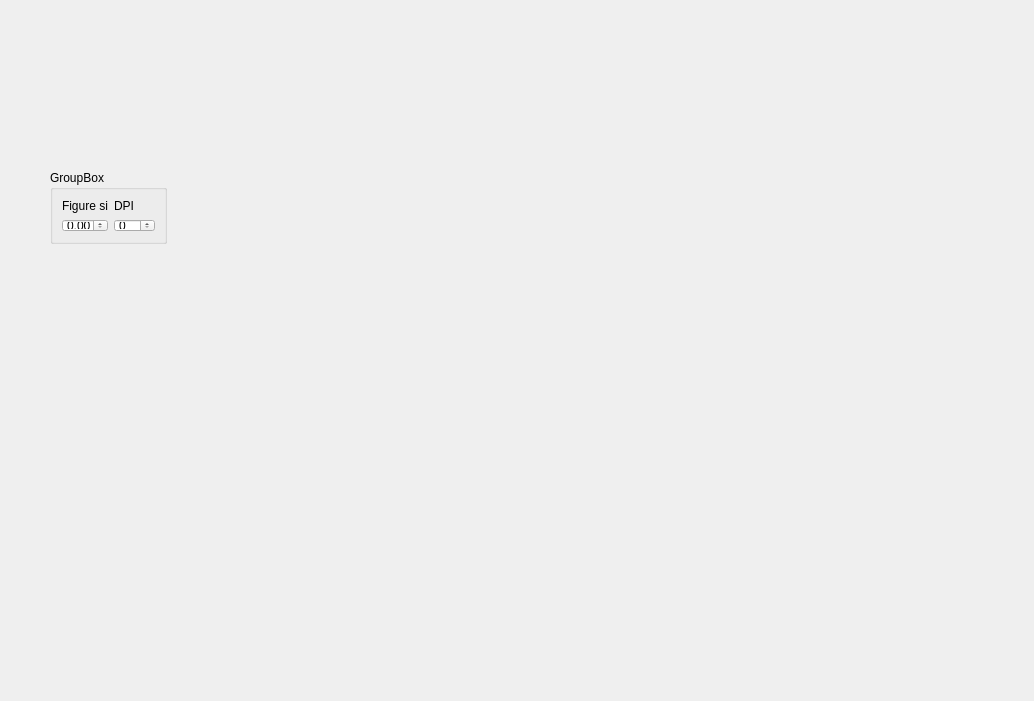
<?xml version="1.0" encoding="UTF-8"?>
<ui version="4.0">
 <class>Form</class>
 <widget class="QWidget" name="Form">
  <property name="geometry">
   <rect>
    <x>0</x>
    <y>0</y>
    <width>1034</width>
    <height>701</height>
   </rect>
  </property>
  <property name="windowTitle">
   <string>Form</string>
  </property>
  <widget class="QGroupBox" name="groupBox">
   <property name="geometry">
    <rect>
     <x>50</x>
     <y>170</y>
     <width>117</width>
     <height>74</height>
    </rect>
   </property>
   <property name="title">
    <string>GroupBox</string>
   </property>
   <layout class="QGridLayout" name="gridLayout">
    <item row="0" column="0">
     <widget class="QLabel" name="label">
      <property name="text">
       <string>Figure size</string>
      </property>
     </widget>
    </item>
    <item row="0" column="1">
     <widget class="QLabel" name="label_2">
      <property name="text">
       <string>DPI</string>
      </property>
     </widget>
    </item>
    <item row="1" column="0">
     <widget class="QDoubleSpinBox" name="doubleSpinBox"/>
    </item>
    <item row="1" column="1">
     <widget class="QSpinBox" name="spinBox_2"/>
    </item>
   </layout>
  </widget>
 </widget>
 <resources/>
 <connections/>
</ui>
